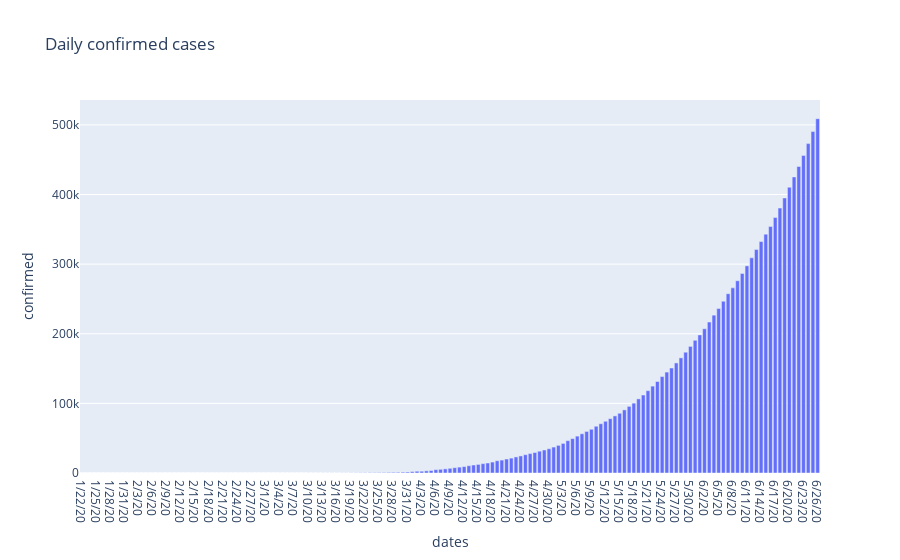

The cell this chart's notebook holds for it:
### Code cell
fig = px.bar(ts_confirmed_india, x="dates", y='confirmed', title="Daily confirmed cases")
fig.show()

### Figure 1 — Plotly figure (JSON) as saved in the notebook; plotly's stock layout.template omitted (floating-point values rounded to 4 significant figures; data arrays with more than 128 entries replaced by an {"elided": "..."} marker saying what was removed)
{"data": [{"alignmentgroup": "True", "hovertemplate": "dates=%{x}<br>confirmed=%{y}<extra></extra>", "legendgroup": "", "marker": {"color": "#636efa"}, "name": "", "offsetgroup": "", "orientation": "v", "showlegend": false, "textposition": "auto", "type": "bar", "x": {"elided": "157 str values"}, "xaxis": "x", "y": {"elided": "157 int values"}, "yaxis": "y"}], "layout": {"barmode": "relative", "legend": {"tracegroupgap": 0}, "title": {"text": "Daily confirmed cases"}, "xaxis": {"anchor": "y", "domain": [0, 1], "title": {"text": "dates"}}, "yaxis": {"anchor": "x", "domain": [0, 1], "title": {"text": "confirmed"}}}}
